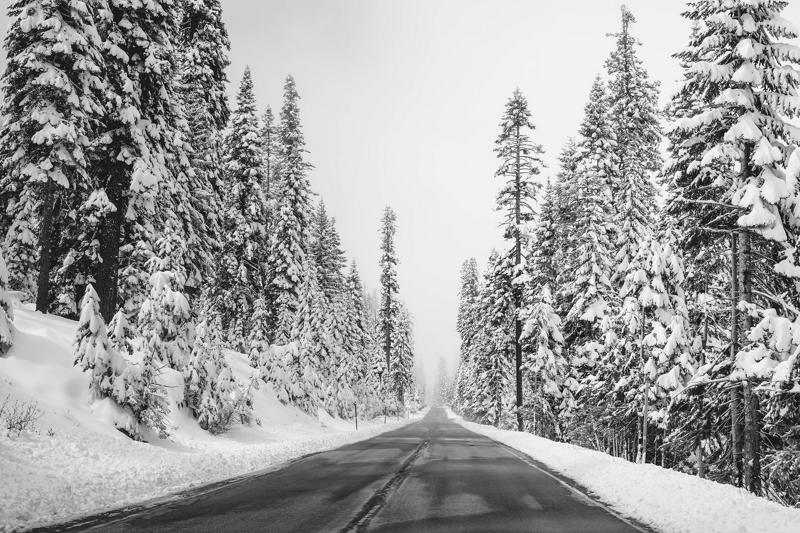
%> input picture labs-master/Part-1_ Image Enhancement/images/image2.jpg, 800 x 533 px
$ octave grad_log_main.m   (GNU Octave 9; MATLAB toolbox functions it lacks are replaced by stand-ins)
%> lines starting %> are read from the running program, lines starting %| are printed output that depends on the picture
%> further down, im is the input picture: size 533x800 uint8; min 0, max 255, mean 160
### labs-master/Part-1_ Image Enhancement/denoise.m
function [ imOut ] = denoise( image, kernel_type, varargin)
%> called with kernel_type = 'gaussian2D'
    imOut=zeros(size(image));
    % [5 lines of commented-out code are left out]
    image=im2double(image);
    switch kernel_type
        case 'box'
    %         fprintf('Not implemented\n')
            imOut=imboxfilt(image,varargin{1});

        case 'median'
    %         fprintf('Not implemented\n')
            imOut=medfilt2(image,[varargin{1},varargin{2}]);
        case 'gaussian1D'
                %varargin [sigma , kernel_size]

                sigma=varargin{1};
    %
                kernel1D_size=varargin{2};
    % %             kernel1D_size=kernel1D_size(1);
    %             disp(sigma);
                G=gauss1D(sigma,kernel1D_size);
                [h,w]=size(image);
                imOut=imfilter(image,G);


            case 'gaussian2D'
                 %varargin [sigma , kernel_sizex, kernel_sizey ]
                 sigma=varargin{1};
%> sigma = 0.5
                 x=varargin{2};
%> x = 5
                 y=varargin{3};
%> y = 5

                 kernel2D_size=[x,y];
%> kernel2D_size = [5 5]


                 G=gauss2D(sigma,kernel2D_size);

                 imOut=imfilter(image,G);

    end


end

### labs-master/Part-1_ Image Enhancement/gauss1D.m
function G = gauss1D( sigma , kernel_size )
%> called with sigma = 0.5, kernel_size = 5
    G = zeros(1, kernel_size);
    if mod(kernel_size, 2) == 0
        error('kernel_size must be odd, otherwise the filter will not have a center to convolve on')
    end
    offset=round((kernel_size/2));
%> offset = 3
%     disp(offset);
    minus_offset=round(-offset+1);
%> minus_offset = -2
    %% solution
    for i=minus_offset:offset-1
        G(1,i+offset)=(1/(sigma*sqrt(2*pi)))*exp(-(i^2)/(2*(sigma^2)));


    end
%> this loop made 5 passes
%> after the loop, G = [0.000268 0.108 0.798 0.108 0.000268]
    summ=sum(G);
%> summ = 1.01
%     disp(G);
%     disp(summ);
    for i =1:size(G,2)
        G(1,i)=G(1,i)/summ;
    end
%> after the loop, G = [0.000264 0.106 0.787 0.106 0.000264]
%     disp(size(G));

%       disp(G);
end

### labs-master/Part-1_ Image Enhancement/gauss2D.m
function G = gauss2D( sigma , kernel_size )

    G=gauss1D(sigma,kernel_size(1)).'*gauss1D(sigma,kernel_size(2));
%> the loop in gauss1D (call 2), `for i=minus_offset:offset-1` made 5 passes
%> the loop in gauss1D (call 2), `for i =1:size(G,2)` made 5 passes
%> G = [6.96e-08 2.81e-05 0.000208 2.81e-05 6.96e-08; 2.81e-05 0.0113 0.0837 0.0113 2.81e-05; 0.000208 0.0837 0.619 0.0837 0.000208; 2.81e-05 0.0113 0.0837 0.0113 2.81e-05; 6.96e-08 2.81e-05 0.000208 2.81e-05 6.96e-08]

end

### labs-master/Part-1_ Image Enhancement/compute_LoG.m
function imOut = compute_LoG(image, LOG_type)

    switch LOG_type
        case 1
            %method 1
    %         fprintf('Not implemented\n')
            smoothed=denoise(image,"gaussian2D",0.5,5,5);
            h=fspecial('log',5,0.5);
            imOut=imfilter(smoothed,h);
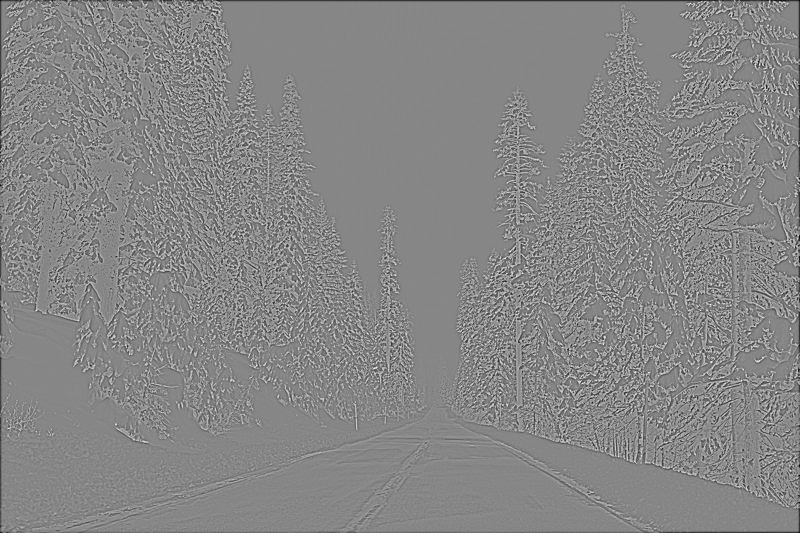
%> imOut: size 533x800 double; min -1.93, max 1.72, mean -0.00652; drawn with min black and max white

        case 2
            %method 2
            h=fspecial('log',5,0.5);
            imOut=imfilter(image,h);

        case 3
            %method 3
            h1=fspecial('log',5,0.5);
            h2=fspecial('log',5,2);
            im1=imfilter(image,h1);
            im2=imfilter(image,h2);
            imOut=im1-im2;

    end
end

### labs-master/Part-1_ Image Enhancement/grad_log_main.m
% [16 lines of commented-out code are left out]

%% question 9 kinda


im=imread('image2.jpg');
method1=compute_LoG(im,1);
method2=compute_LoG(im,2);
%> call 2 of compute_LoG, with LOG_type = 2
%> in compute_LoG (call 2), `imOut=imfilter(image,h);`:
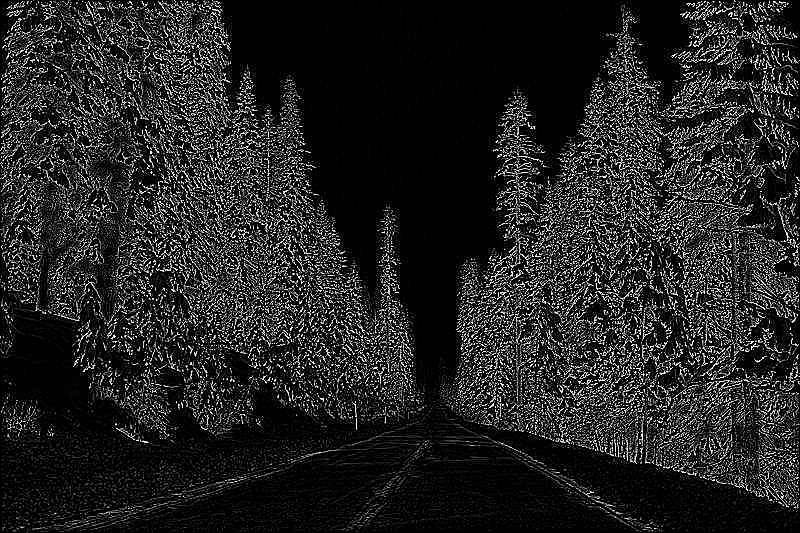
%> imOut: size 533x800 uint8; min 0, max 255, mean 34.5
method3=compute_LoG(im,3);
%> call 3 of compute_LoG, with LOG_type = 3
%> in compute_LoG (call 3), `im2=imfilter(image,h2);`:
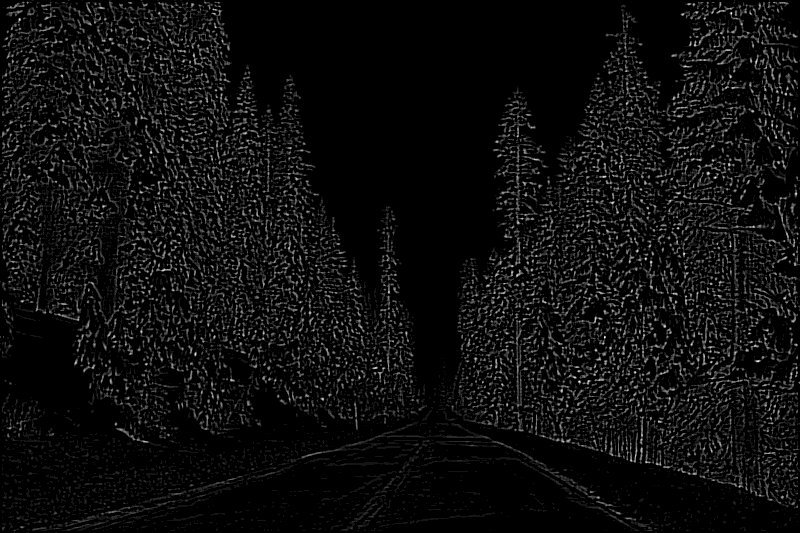
%> im2: size 533x800 uint8; min 0, max 12, mean 0.651; drawn with min black and max white

figure(2)
subplot(1,3,1);
imshow(method1);
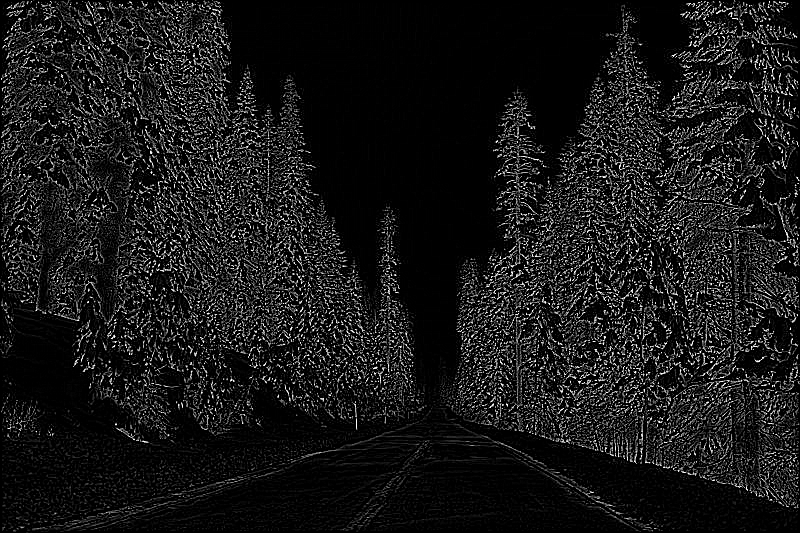
%> displayed picture: size 533x800, on the screen's scale of 0 to 255; min 0, max 255, mean 24.6
subplot(1,3,2);
imshow(method2);
subplot(1,3,3);
imshow(method3);

$ run again, with labs-master/Part-1_ Image Enhancement/images/image1.jpg copied over labs-master/Part-1_ Image Enhancement/images/image2.jpg
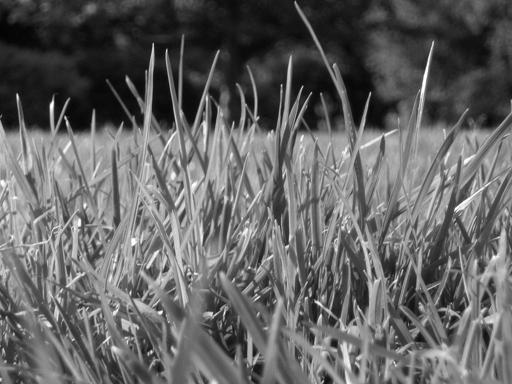
%> input picture labs-master/Part-1_ Image Enhancement/images/image1.jpg, 512 x 384 px
%> im is the input picture: size 384x512 uint8; min 0, max 255, mean 99.4
%> sigma = 0.5
%> x = 5
%> kernel2D_size = [5 5]
%> offset = 3
%> minus_offset = -2
%> the loop in gauss1D, `for i=minus_offset:offset-1` made 5 passes
%> after the loop in gauss1D, `for i=minus_offset:offset-1`: G = [0.000268 0.108 0.798 0.108 0.000268]
%> summ = 1.01
%> the loop in gauss1D, `for i =1:size(G,2)` made 5 passes
%> after the loop in gauss1D, `for i =1:size(G,2)`: G = [0.000264 0.106 0.787 0.106 0.000264]
%> the loop in gauss1D (call 2), `for i=minus_offset:offset-1` made 5 passes
%> the loop in gauss1D (call 2), `for i =1:size(G,2)` made 5 passes
%> in gauss2D, `G=gauss1D(sigma,kernel_size(1)).'*gauss1D(sigma,kernel_size(2));`: G = [6.96e-08 2.81e-05 0.000208 2.81e-05 6.96e-08; 2.81e-05 0.0113 0.0837 0.0113 2.81e-05; 0.000208 0.0837 0.619 0.0837 0.000208; 2.81e-05 0.0113 0.0837 0.0113 2.81e-05; 6.96e-08 2.81e-05 0.000208 2.81e-05 6.96e-08]
%> in compute_LoG, `imOut=imfilter(smoothed,h);`:
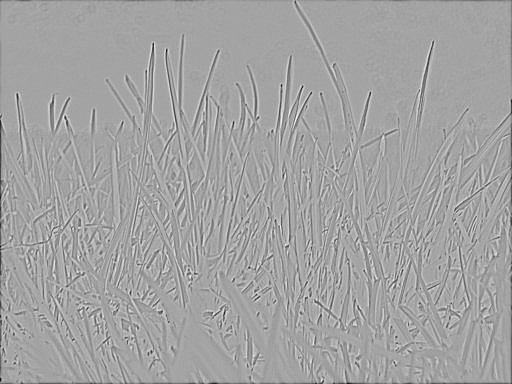
%> imOut: size 384x512 double; min -1.7, max 0.949, mean -0.00563; drawn with min black and max white
%> in compute_LoG (call 3), `im2=imfilter(image,h2);`:
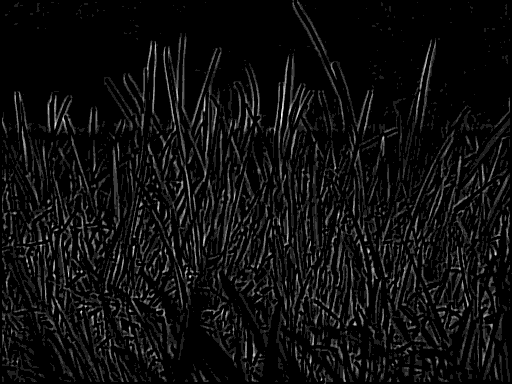
%> im2: size 384x512 uint8; min 0, max 8, mean 0.456; drawn with min black and max white
